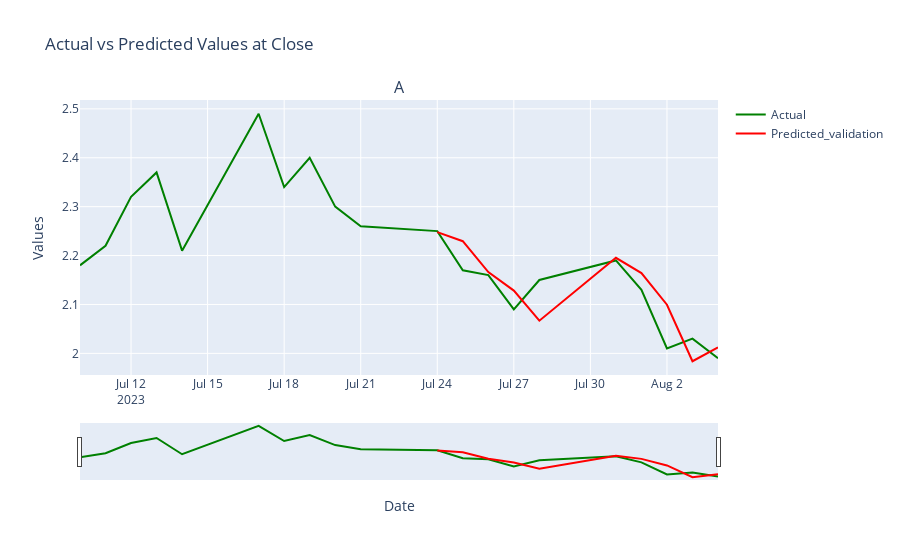

Here is the notebook cell this chart was saved with:
### Markdown cell above
Now we plot the actual train and test data, as well as the predicted train and test data.

### Code cell
# Repeat for the last 20 data points only

# Obtain dates for each set
x_ = list(df.index)[-20:]
#x_train = x_[-20:-10]
x_valid = x_[-n_test:]

# Create a subplot with a rangeslider
fig = make_subplots(rows=1, 
                    cols=1,
                    shared_xaxes=True, 
                    vertical_spacing=0.02, 
                    subplot_titles=("Actual vs Predicted Values at Close"))

# Add traces for each line
fig.add_trace(go.Scatter(x=x_, y=df['close'][-20:], opacity = 1.0,
                         mode='lines', 
                         name='Actual', line=dict(color='green')))
fig.add_trace(go.Scatter(x=x_valid, y=predictions, opacity = 1.0,
                         mode='lines', 
                         name='Predicted_validation', line=dict(color='red')))
#fig.add_trace(go.Scatter(x=x_train, y=predictions_train[-20:], opacity = 0.5,
#                         mode='lines', 
#                         name='Predicted_training', line=dict(color='blue')))

# Set the layout properties
fig.update_layout(title='Actual vs Predicted Values at Close',
                  xaxis_title='Date',
                  yaxis_title='Values',
                  xaxis_rangeslider_visible=True)

# Show the plot
fig.show()

### Figure 1 — Plotly figure (JSON) as saved in the notebook; plotly's stock layout.template omitted (floating-point values rounded to 4 significant figures)
{"data": [{"line": {"color": "green"}, "mode": "lines", "name": "Actual", "opacity": 1, "type": "scatter", "x": ["2023-07-10T00:00:00", "2023-07-11T00:00:00", "2023-07-12T00:00:00", "2023-07-13T00:00:00", "2023-07-14T00:00:00", "2023-07-17T00:00:00", "2023-07-18T00:00:00", "2023-07-19T00:00:00", "2023-07-20T00:00:00", "2023-07-21T00:00:00", "2023-07-24T00:00:00", "2023-07-25T00:00:00", "2023-07-26T00:00:00", "2023-07-27T00:00:00", "2023-07-28T00:00:00", "2023-07-31T00:00:00", "2023-08-01T00:00:00", "2023-08-02T00:00:00", "2023-08-03T00:00:00", "2023-08-04T00:00:00"], "y": [2.18, 2.22, 2.32, 2.37, 2.21, 2.49, 2.34, 2.4, 2.3, 2.26, 2.25, 2.17, 2.16, 2.09, 2.15, 2.19, 2.13, 2.01, 2.03, 1.99]}, {"line": {"color": "red"}, "mode": "lines", "name": "Predicted_validation", "opacity": 1, "type": "scatter", "x": ["2023-07-24T00:00:00", "2023-07-25T00:00:00", "2023-07-26T00:00:00", "2023-07-27T00:00:00", "2023-07-28T00:00:00", "2023-07-31T00:00:00", "2023-08-01T00:00:00", "2023-08-02T00:00:00", "2023-08-03T00:00:00", "2023-08-04T00:00:00"], "y": [2.248, 2.229, 2.166, 2.128, 2.067, 2.195, 2.164, 2.099, 1.984, 2.012]}], "layout": {"annotations": [{"font": {"size": 16}, "showarrow": false, "text": "A", "x": 0.5, "xanchor": "center", "xref": "paper", "y": 1, "yanchor": "bottom", "yref": "paper"}], "title": {"text": "Actual vs Predicted Values at Close"}, "xaxis": {"anchor": "y", "domain": [0, 1], "rangeslider": {"visible": true}, "title": {"text": "Date"}}, "yaxis": {"anchor": "x", "domain": [0, 1], "title": {"text": "Values"}}}}
